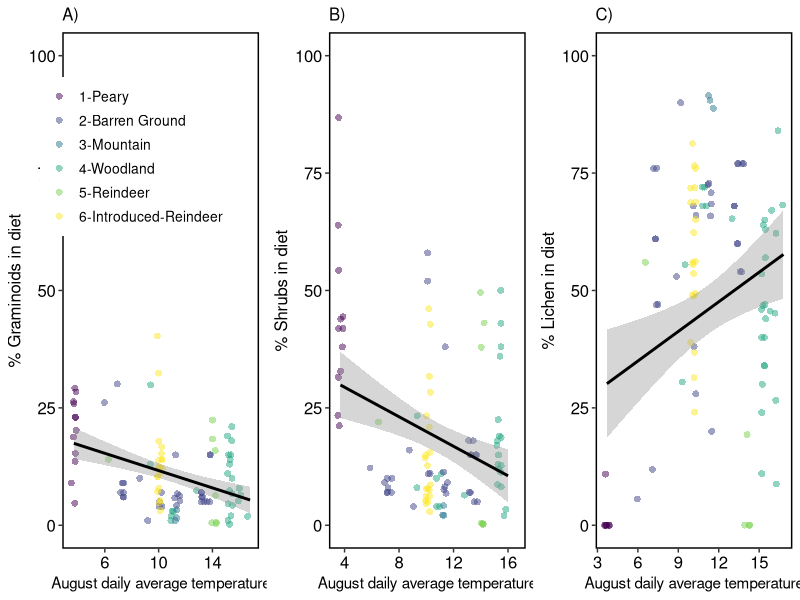

Recreate this plot in R.


library(data.table)
library(ggplot2)
library(gridExtra)

df <- fread("input/foraging.csv")

df$Subspecies[df$Subspecies == "Peary"] <- "1-Peary"
df$Subspecies[df$Subspecies == "Greenland"] <- "2-Barren Ground"
df$Subspecies[df$Subspecies == "barren-ground"] <- "2-Barren Ground"
df$Subspecies[df$Subspecies == "mountaine"] <- "3-Mountain"
df$Subspecies[df$Subspecies == "woodland"] <- "4-Woodland"
df$Subspecies[df$Subspecies == "reindeer"] <- "5-Reindeer"
df$Subspecies[df$Subspecies == "introduced-reindeer"] <- "6-Introduced-Reindeer"

png("figures/fig6.png", width = 6000, height = 3000, units = "px", res = 600)
aa <- ggplot(df, aes(aug_daily_average, graminoid)) +
  geom_jitter(aes(color = factor(Subspecies)), 
              shape=16, 
              position=position_jitter(0.2), 
              size = 2, 
              alpha = 0.5) +
  geom_smooth(method = "lm", color = "black") +
  #scale_fill_viridis_d() +
  scale_color_viridis_d() +
  ylim(0,100) +
  ggtitle('A)') +
  ylab("% Graminoids in diet") +
  xlab("August daily average temperature") +
  theme(
    legend.key = element_blank(),
    legend.text = element_text(size = 10, color = "black"),
    legend.title = element_blank(),
    legend.position = c(0.37,0.76),
    axis.title.y = element_text(size=12,color = 'black'),
    axis.text=element_text(size=12,color = 'black'),
    plot.title=element_text(size = 12,hjust=0),
    panel.grid.minor = element_blank(),
    panel.background = element_blank(),
    panel.border = element_rect(colour = 'black', fill=NA, size=1))

bb <- ggplot(df, aes(aug_daily_average, shrubs)) +
  geom_jitter(aes(color = factor(Subspecies)), 
              shape=16, 
              position=position_jitter(0.2), 
              size = 2, 
              alpha = 0.5) +
  geom_smooth(method = "lm", color = "black") +
  scale_color_viridis_d() +
  ylim(0,100) +
  ggtitle('B)') +
  ylab("% Shrubs in diet") +
  xlab("August daily average temperature") +
  theme(legend.position = 'none',
    axis.title.y = element_text(size=12,color = 'black'),
    axis.text=element_text(size=12,color = 'black'),
    plot.title=element_text(size = 12,hjust=0),
    panel.grid.minor = element_blank(),
    panel.background = element_blank(),
    panel.border = element_rect(colour = 'black', fill=NA, size=1))

cc <- ggplot(df, aes(aug_daily_average, lichen)) +
      geom_jitter(aes(color = factor(Subspecies)), 
                  shape=16, 
                  position=position_jitter(0.2), 
                  size = 2, 
                  alpha = 0.5) +
      geom_smooth(method = "lm", color = "black") +
      #scale_fill_viridis_d() +
      scale_color_viridis_d() +
      ylim(0,100) +
      ggtitle('C)') +
      ylab("% Lichen in diet") +
      xlab("August daily average temperature") +
      theme(legend.position = 'none',
        axis.title.y = element_text(size=12,color = 'black'),
        axis.text=element_text(size=12,color = 'black'),
        plot.title=element_text(size = 12,hjust=0),
        panel.grid.minor = element_blank(),
        panel.background = element_blank(),
        panel.border = element_rect(colour = 'black', fill=NA, size=1))    

grid.arrange(aa,bb,cc,nrow = 1)
dev.off()

  